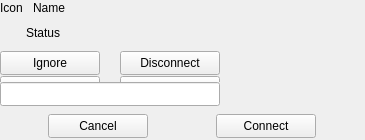
<?xml version="1.0" encoding="UTF-8"?>
<ui version="4.0">
 <class>TrayItemWidget</class>
 <widget class="QWidget" name="TrayItemWidget">
  <property name="geometry">
   <rect>
    <x>0</x>
    <y>0</y>
    <width>365</width>
    <height>140</height>
   </rect>
  </property>
  <property name="windowTitle">
   <string>TrayItemWidget</string>
  </property>
  <layout class="QVBoxLayout" name="verticalLayout_5">
   <property name="spacing">
    <number>0</number>
   </property>
   <property name="leftMargin">
    <number>0</number>
   </property>
   <property name="topMargin">
    <number>0</number>
   </property>
   <property name="rightMargin">
    <number>0</number>
   </property>
   <property name="bottomMargin">
    <number>0</number>
   </property>
   <item>
    <widget class="QWidget" name="connectionInfoWidget" native="true">
     <property name="sizePolicy">
      <sizepolicy hsizetype="Fixed" vsizetype="Preferred">
       <horstretch>0</horstretch>
       <verstretch>0</verstretch>
      </sizepolicy>
     </property>
     <property name="minimumSize">
      <size>
       <width>0</width>
       <height>16</height>
      </size>
     </property>
     <property name="maximumSize">
      <size>
       <width>16777215</width>
       <height>16</height>
      </size>
     </property>
     <property name="styleSheet">
      <string notr="true"/>
     </property>
     <layout class="QHBoxLayout" name="horizontalLayout_8" stretch="0,0,0,0">
      <property name="spacing">
       <number>10</number>
      </property>
      <property name="leftMargin">
       <number>0</number>
      </property>
      <property name="topMargin">
       <number>0</number>
      </property>
      <property name="rightMargin">
       <number>20</number>
      </property>
      <property name="bottomMargin">
       <number>0</number>
      </property>
      <item>
       <widget class="QLabel" name="connectionTypeIcon">
        <property name="text">
         <string>Icon</string>
        </property>
       </widget>
      </item>
      <item>
       <widget class="QLabel" name="connectionName">
        <property name="text">
         <string>Name</string>
        </property>
       </widget>
      </item>
      <item>
       <spacer name="horizontalSpacer_4">
        <property name="orientation">
         <enum>Qt::Horizontal</enum>
        </property>
        <property name="sizeHint" stdset="0">
         <size>
          <width>200</width>
          <height>20</height>
         </size>
        </property>
       </spacer>
      </item>
      <item>
       <widget class="AnimationLoadingLabel" name="loadingLabel">
        <property name="styleSheet">
         <string notr="true"/>
        </property>
        <property name="text">
         <string/>
        </property>
       </widget>
      </item>
     </layout>
    </widget>
   </item>
   <item>
    <widget class="QWidget" name="activeStatusWidget" native="true">
     <property name="sizePolicy">
      <sizepolicy hsizetype="Fixed" vsizetype="Preferred">
       <horstretch>0</horstretch>
       <verstretch>0</verstretch>
      </sizepolicy>
     </property>
     <property name="minimumSize">
      <size>
       <width>0</width>
       <height>66</height>
      </size>
     </property>
     <property name="maximumSize">
      <size>
       <width>16777215</width>
       <height>66</height>
      </size>
     </property>
     <property name="styleSheet">
      <string notr="true"/>
     </property>
     <layout class="QVBoxLayout" name="verticalLayout">
      <property name="spacing">
       <number>18</number>
      </property>
      <property name="leftMargin">
       <number>0</number>
      </property>
      <property name="topMargin">
       <number>10</number>
      </property>
      <property name="rightMargin">
       <number>0</number>
      </property>
      <property name="bottomMargin">
       <number>0</number>
      </property>
      <item>
       <layout class="QHBoxLayout" name="horizontalLayout_5">
        <property name="spacing">
         <number>0</number>
        </property>
        <property name="leftMargin">
         <number>26</number>
        </property>
        <item>
         <widget class="AnimationLoadingLabel" name="connectionStatus">
          <property name="sizePolicy">
           <sizepolicy hsizetype="Fixed" vsizetype="Preferred">
            <horstretch>0</horstretch>
            <verstretch>0</verstretch>
           </sizepolicy>
          </property>
          <property name="minimumSize">
           <size>
            <width>0</width>
            <height>14</height>
           </size>
          </property>
          <property name="maximumSize">
           <size>
            <width>16777215</width>
            <height>14</height>
           </size>
          </property>
          <property name="text">
           <string>Status</string>
          </property>
         </widget>
        </item>
        <item>
         <spacer name="horizontalSpacer_3">
          <property name="orientation">
           <enum>Qt::Horizontal</enum>
          </property>
          <property name="sizeHint" stdset="0">
           <size>
            <width>40</width>
            <height>14</height>
           </size>
          </property>
         </spacer>
        </item>
       </layout>
      </item>
      <item>
       <widget class="QWidget" name="ignoreAnddisconnect" native="true">
        <property name="sizePolicy">
         <sizepolicy hsizetype="Fixed" vsizetype="Fixed">
          <horstretch>0</horstretch>
          <verstretch>0</verstretch>
         </sizepolicy>
        </property>
        <property name="minimumSize">
         <size>
          <width>220</width>
          <height>24</height>
         </size>
        </property>
        <property name="maximumSize">
         <size>
          <width>220</width>
          <height>24</height>
         </size>
        </property>
        <layout class="QHBoxLayout" name="horizontalLayout_6">
         <property name="spacing">
          <number>20</number>
         </property>
         <property name="leftMargin">
          <number>0</number>
         </property>
         <property name="topMargin">
          <number>0</number>
         </property>
         <property name="rightMargin">
          <number>0</number>
         </property>
         <property name="bottomMargin">
          <number>0</number>
         </property>
         <item>
          <widget class="QPushButton" name="ignoreButton">
           <property name="sizePolicy">
            <sizepolicy hsizetype="Fixed" vsizetype="Fixed">
             <horstretch>0</horstretch>
             <verstretch>0</verstretch>
            </sizepolicy>
           </property>
           <property name="minimumSize">
            <size>
             <width>100</width>
             <height>24</height>
            </size>
           </property>
           <property name="maximumSize">
            <size>
             <width>100</width>
             <height>24</height>
            </size>
           </property>
           <property name="text">
            <string>Ignore</string>
           </property>
          </widget>
         </item>
         <item>
          <widget class="QPushButton" name="disconnectButton">
           <property name="sizePolicy">
            <sizepolicy hsizetype="Fixed" vsizetype="Fixed">
             <horstretch>0</horstretch>
             <verstretch>0</verstretch>
            </sizepolicy>
           </property>
           <property name="minimumSize">
            <size>
             <width>100</width>
             <height>24</height>
            </size>
           </property>
           <property name="maximumSize">
            <size>
             <width>100</width>
             <height>24</height>
            </size>
           </property>
           <property name="text">
            <string>Disconnect</string>
           </property>
          </widget>
         </item>
        </layout>
       </widget>
      </item>
      <item>
       <widget class="QWidget" name="cancelAndConnect" native="true">
        <property name="sizePolicy">
         <sizepolicy hsizetype="Fixed" vsizetype="Fixed">
          <horstretch>0</horstretch>
          <verstretch>0</verstretch>
         </sizepolicy>
        </property>
        <property name="minimumSize">
         <size>
          <width>220</width>
          <height>24</height>
         </size>
        </property>
        <property name="maximumSize">
         <size>
          <width>220</width>
          <height>24</height>
         </size>
        </property>
        <property name="styleSheet">
         <string notr="true"/>
        </property>
        <layout class="QHBoxLayout" name="horizontalLayout">
         <property name="spacing">
          <number>20</number>
         </property>
         <property name="leftMargin">
          <number>0</number>
         </property>
         <property name="topMargin">
          <number>0</number>
         </property>
         <property name="rightMargin">
          <number>0</number>
         </property>
         <property name="bottomMargin">
          <number>0</number>
         </property>
         <item>
          <widget class="QPushButton" name="cancelButton">
           <property name="sizePolicy">
            <sizepolicy hsizetype="Fixed" vsizetype="Fixed">
             <horstretch>0</horstretch>
             <verstretch>0</verstretch>
            </sizepolicy>
           </property>
           <property name="minimumSize">
            <size>
             <width>100</width>
             <height>24</height>
            </size>
           </property>
           <property name="maximumSize">
            <size>
             <width>100</width>
             <height>24</height>
            </size>
           </property>
           <property name="text">
            <string>Cancel</string>
           </property>
          </widget>
         </item>
         <item>
          <widget class="QPushButton" name="connectButton">
           <property name="sizePolicy">
            <sizepolicy hsizetype="Fixed" vsizetype="Fixed">
             <horstretch>0</horstretch>
             <verstretch>0</verstretch>
            </sizepolicy>
           </property>
           <property name="minimumSize">
            <size>
             <width>100</width>
             <height>24</height>
            </size>
           </property>
           <property name="maximumSize">
            <size>
             <width>100</width>
             <height>24</height>
            </size>
           </property>
           <property name="text">
            <string>Connect</string>
           </property>
          </widget>
         </item>
        </layout>
       </widget>
      </item>
     </layout>
    </widget>
   </item>
   <item>
    <widget class="QWidget" name="inputTextWidget" native="true">
     <layout class="QVBoxLayout" name="verticalLayout_4">
      <property name="spacing">
       <number>8</number>
      </property>
      <property name="leftMargin">
       <number>0</number>
      </property>
      <property name="topMargin">
       <number>0</number>
      </property>
      <property name="rightMargin">
       <number>0</number>
      </property>
      <property name="bottomMargin">
       <number>0</number>
      </property>
      <item>
       <widget class="QLineEdit" name="inputTextEdit">
        <property name="sizePolicy">
         <sizepolicy hsizetype="Fixed" vsizetype="Fixed">
          <horstretch>0</horstretch>
          <verstretch>0</verstretch>
         </sizepolicy>
        </property>
        <property name="minimumSize">
         <size>
          <width>220</width>
          <height>24</height>
         </size>
        </property>
        <property name="maximumSize">
         <size>
          <width>220</width>
          <height>24</height>
         </size>
        </property>
       </widget>
      </item>
      <item>
       <layout class="QHBoxLayout" name="horizontalLayout_7">
        <property name="spacing">
         <number>20</number>
        </property>
        <item>
         <widget class="QPushButton" name="inputTextCancelButton">
          <property name="sizePolicy">
           <sizepolicy hsizetype="Fixed" vsizetype="Fixed">
            <horstretch>0</horstretch>
            <verstretch>0</verstretch>
           </sizepolicy>
          </property>
          <property name="minimumSize">
           <size>
            <width>100</width>
            <height>24</height>
           </size>
          </property>
          <property name="maximumSize">
           <size>
            <width>100</width>
            <height>24</height>
           </size>
          </property>
          <property name="text">
           <string>Cancel</string>
          </property>
         </widget>
        </item>
        <item>
         <widget class="QPushButton" name="inputTextConnectButton">
          <property name="sizePolicy">
           <sizepolicy hsizetype="Fixed" vsizetype="Fixed">
            <horstretch>0</horstretch>
            <verstretch>0</verstretch>
           </sizepolicy>
          </property>
          <property name="minimumSize">
           <size>
            <width>100</width>
            <height>24</height>
           </size>
          </property>
          <property name="maximumSize">
           <size>
            <width>100</width>
            <height>24</height>
           </size>
          </property>
          <property name="text">
           <string>Connect</string>
          </property>
         </widget>
        </item>
       </layout>
      </item>
     </layout>
    </widget>
   </item>
  </layout>
 </widget>
 <customwidgets>
  <customwidget>
   <class>AnimationLoadingLabel</class>
   <extends>QLabel</extends>
   <header location="global">animation-loading-label.h</header>
  </customwidget>
 </customwidgets>
 <resources/>
 <connections/>
</ui>
